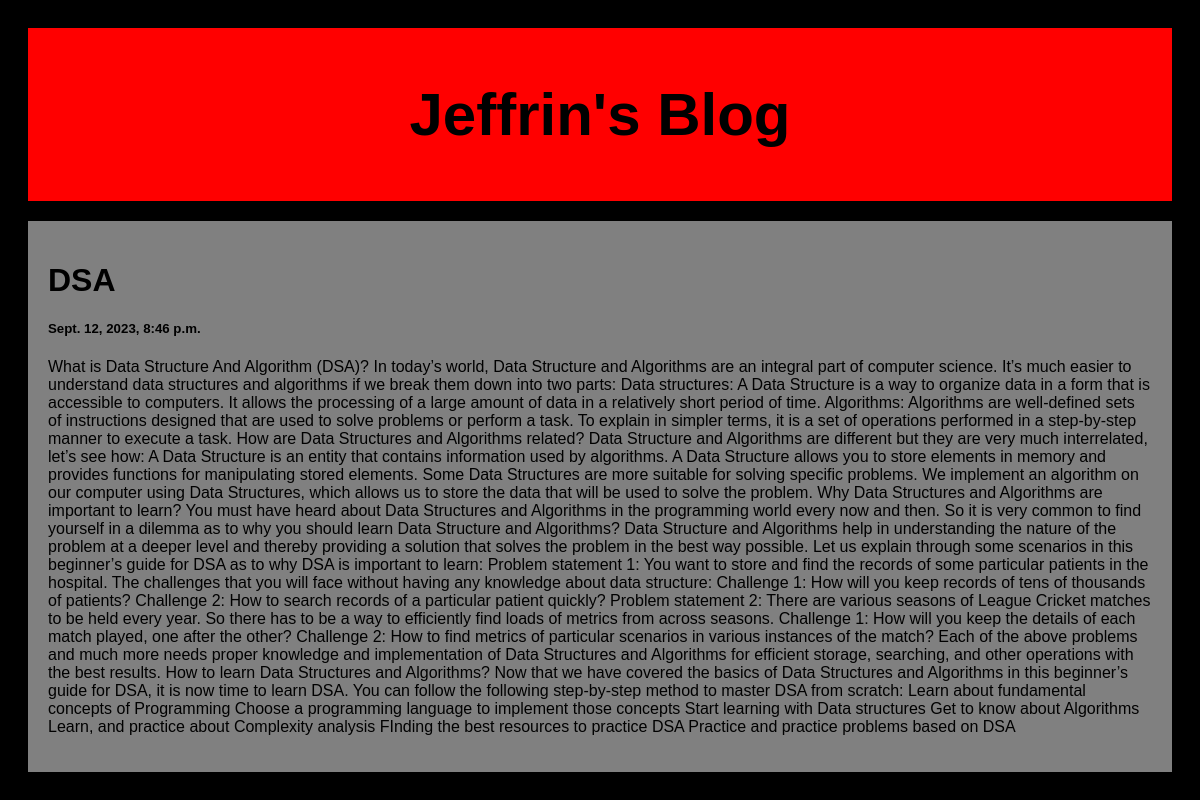
Screenshot of /post/3 with the database file from the repository.
### posts/models.py (models this page shows)
class Post(models.Model):
  title = models.CharField(max_length=100)
  body = models.CharField(max_length=1000000)
  created_at = models.DateTimeField(default=datetime.now,blank=True)

### posts/views.py (the view)
# urls.py: path('post/<str:pk>', views.post,name='post')
def post(request,pk):
  posts = Post.objects.get(id=pk)
  return render(request,'posts.html',{'posts': posts})

### templates/posts.html (shortened to what this page needs)
<!DOCTYPE html>
<html>
<head>
</head>
<body>
<div class="header">
  <h2>Jeffrin's Blog</h2>
</div>
<div class="row">
  <div class="leftcolumn">
    <div class="card">
        <h1>{{posts.title}}</h1>
        <h5>{{posts.created_at}}</h5>
        <p>{{posts.body}}</p>
    </div>
  </div>
</div>
</body>
</html>

### templates/posts.html (style rules this page uses)
* { box-sizing: border-box; }
body { font-family: Arial; padding: 20px; background: black; }
.header { padding: 2px; font-size: 40px; text-align: center; background: red; }
.leftcolumn { float: left; width: 100%; }
.card { background-color: grey; padding: 20px; margin-top: 20px; }
.row:after { content: ""; display: table; clear: both; }

### rows the page displays
Post: title "DSA", created_at "Sept. 12, 2023, 8:46 p.m.", body "What is Data Structure And Algorithm (DSA)? In today’s world, Data Structure and Algorithms are an integral part of computer science. It’s much easier to understand data structures and algorithms if we break them down into two parts: Data structures: A Data Structure is a way to organize data in a form that is accessible to computers. It allows the processing of a large amount of data in a relatively short period of time. Algorithms: Algorithms are well-defined sets of instructions designed that are used to solve problems or perform a task. To explain in simpler terms, it is a set of operations performed in a step-by-step manner to execute a task. How are Data Structures and Algorithms…"
